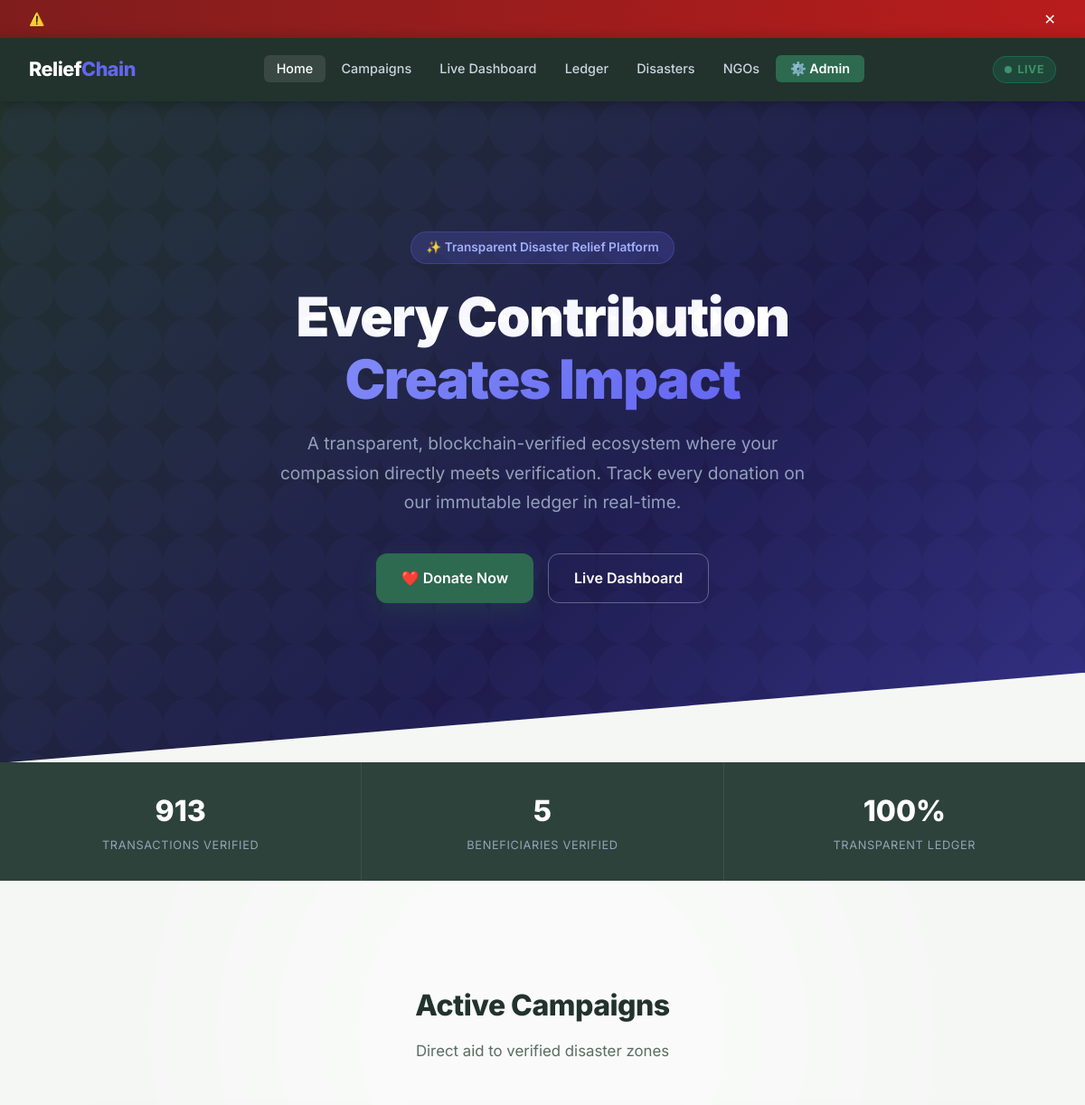
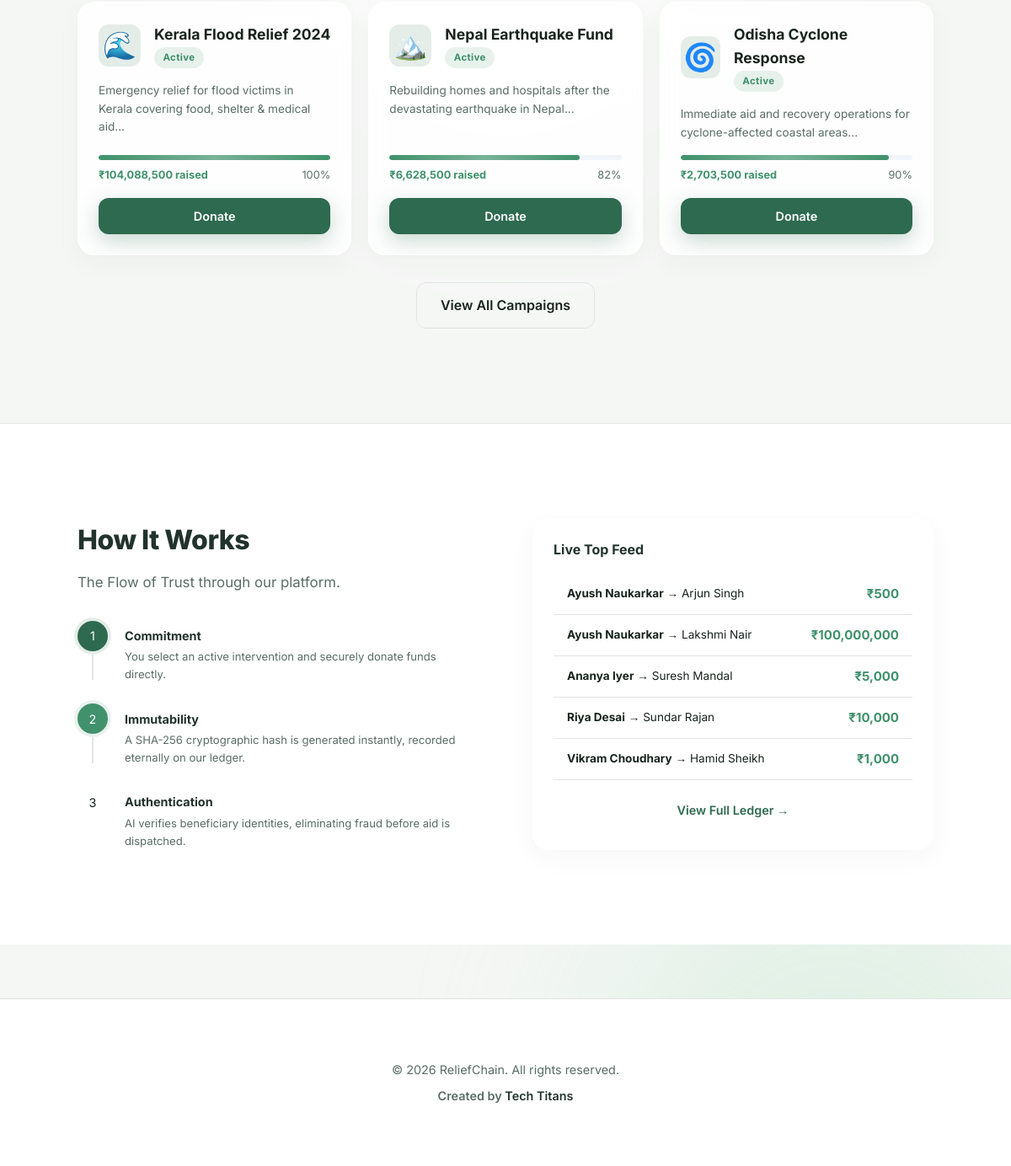
Page /home (signed in) on the committed database (2 pictures, top to bottom).
### tables this page shows
CREATE TABLE campaigns (
            id INTEGER PRIMARY KEY AUTOINCREMENT,
            name TEXT NOT NULL,
            description TEXT,
            target_amount INTEGER DEFAULT 1000000,
            raised_amount INTEGER DEFAULT 0,
            beneficiary_count INTEGER DEFAULT 0,
            region TEXT,
            category TEXT,
            status TEXT DEFAULT 'active',
            image_icon TEXT DEFAULT '🌊',
            created_at DATETIME DEFAULT CURRENT_TIMESTAMP
        );

CREATE TABLE donations (
            id INTEGER PRIMARY KEY AUTOINCREMENT,
            tx_id TEXT UNIQUE NOT NULL,
            donor_name TEXT NOT NULL,
            donor_email TEXT,
            amount INTEGER NOT NULL,
            campaign_id INTEGER,
            beneficiary TEXT,
            status TEXT DEFAULT 'completed',
            transaction_hash TEXT,
            payment_method TEXT DEFAULT 'UPI',
            timestamp DATETIME DEFAULT CURRENT_TIMESTAMP,
            FOREIGN KEY (campaign_id) REFERENCES campaigns(id)
        );

### app.py (the view)
@app.route('/home')
def home():
    db = get_db()
    c = db.cursor()
    c.execute("SELECT SUM(amount) as total, COUNT(*) as cnt FROM donations")
    row = c.fetchone()
    c.execute("SELECT COUNT(*) as cnt FROM beneficiaries WHERE status='verified'")
    ben_verified = c.fetchone()['cnt']
    c.execute("SELECT * FROM campaigns WHERE status='active' LIMIT 3")
    featured_campaigns = c.fetchall()
    c.execute("SELECT * FROM donations ORDER BY timestamp DESC LIMIT 5")
    recent = c.fetchall()
    return render_template('index.html',
                           total_donations=int(row['total'] or 0),
                           total_txns=int(row['cnt'] or 0),
                           ben_verified=ben_verified,
                           featured_campaigns=featured_campaigns,
                           recent_donations=recent)

### app.py (called while the page is built)
@app.context_processor
def inject_now():
    return {'now': _dt.now}

def get_db():
    db = getattr(g, '_database', None)
    if db is None:
        db = g._database = sqlite3.connect(DATABASE, check_same_thread=False)
        db.row_factory = sqlite3.Row
    return db

@app.teardown_appcontext
def close_connection(exception):
    db = getattr(g, '_database', None)
    if db is not None:
        db.close()

### templates/index.html (shortened to what this page needs)
{% extends 'base.html' %}
{% block content %}
<section class="hero text-center">
    <div class="container z-1">
        <div class="hero-tag">
            ✨ Transparent Disaster Relief Platform
        </div>
        <h1>Every Contribution <br><span>Creates Impact</span></h1>
        <p>A transparent, blockchain-verified ecosystem where your compassion directly meets verification. Track every donation on our immutable ledger in real-time.</p>
        <div class="hero-buttons">
            <a href="{{ url_for('donate') }}" class="btn btn-primary btn-lg">❤️ Donate Now</a>
            <a href="{{ url_for('public_dashboard') }}" class="btn btn-outline-white btn-lg">Live Dashboard</a>
        </div>
    </div>
</section>
<div class="stats-strip">
    <div class="stat-strip-item">
        <span class="val">{{ total_txns }}</span>
        <span class="lbl">Transactions Verified</span>
    </div>
    <div class="stat-strip-item">
        <span class="val">{{ ben_verified }}</span>
        <span class="lbl">Beneficiaries Verified</span>
    </div>
    <div class="stat-strip-item">
        <span class="val">100%</span>
        <span class="lbl">Transparent Ledger</span>
    </div>
</div>
<section class="section">
    <div class="container">
        <div class="page-header" style="justify-content:center;text-align:center;display:block;">
            <h2 class="section-title">Active Campaigns</h2>
            <p class="section-sub">Direct aid to verified disaster zones</p>
        </div>
        <div class="stats-grid" style="grid-template-columns: repeat(auto-fit, minmax(280px, 1fr));">
            {% for c in featured_campaigns %}
            {% set pct = [(c.raised_amount / c.target_amount * 100)|int, 100]|min %}
            <div class="card" style="display:flex;flex-direction:column;gap:1rem;">
                <div style="display:flex;gap:1rem;align-items:center;">
                    <div style="font-size:2rem;background:var(--accent-light);width:50px;height:50px;border-radius:12px;display:flex;align-items:center;justify-content:center;">{{ c.image_icon }}</div>
                    <div>
                        <h3 style="font-size:1.1rem;font-weight:700;"><a href="{{ url_for('campaign_detail', cid=c.id) }}" style="color:inherit;text-decoration:none;">{{ c.name }}</a></h3>
                        <span class="badge badge-{% if c.status == 'active' %}success{% else %}muted{% endif %}">{{ c.status|capitalize }}</span>
                    </div>
                </div>
                <p class="text-muted text-sm line-clamp-3" style="flex:1;">{{ c.description[:120] }}...</p>
                <div>
                    <div class="progress-bar-wrap" style="height:6px;border-radius:4px;"><div class="progress-bar" style="width:{{ pct }}%;border-radius:4px;background:var(--success);"></div></div>
                    <div style="display:flex;justify-content:space-between;margin-top:0.4rem;font-size:0.8rem;">
                        <span style="font-weight:700;color:var(--success);">₹{{ '{:,.0f}'.format(c.raised_amount) }} raised</span>
                        <span class="text-muted">{{ pct }}%</span>
                    </div>
                </div>
                <a href="{{ url_for('donate') }}?campaign={{ c.id }}" class="btn btn-primary btn-block">Donate</a>
            </div>
            {% endfor %}
        </div>
        <div class="text-center" style="margin-top:2rem;">
            <a href="{{ url_for('campaigns') }}" class="btn btn-outline btn-lg">View All Campaigns</a>
        </div>
    </div>
</section>
<section class="section" style="background:#fff;border-top:1px solid var(--border);">
    <div class="container grid-2" style="gap:4rem;">
        <div>
            <h2 class="section-title">How It Works</h2>
            <p class="section-sub" style="margin-bottom:1.5rem;">The Flow of Trust through our platform.</p>
            <div class="timeline" style="margin-top:2rem;">
                <div class="timeline-item">
                    <div class="timeline-marker">
                        <div class="timeline-dot active">1</div>
                        <div class="timeline-line"></div>
                    </div>
                    <div class="timeline-content">
                        <h4>Commitment</h4>
                        <p>You select an active intervention and securely donate funds directly.</p>
                    </div>
                </div>
                <div class="timeline-item">
                    <div class="timeline-marker">
                        <div class="timeline-dot done">2</div>
                        <div class="timeline-line"></div>
                    </div>
                    <div class="timeline-content">
                        <h4>Immutability</h4>
                        <p>A SHA-256 cryptographic hash is generated instantly, recorded eternally on our ledger.</p>
                    </div>
                </div>
                <div class="timeline-item">
                    <div class="timeline-marker">
                        <div class="timeline-dot">3</div>
                        <div class="timeline-line" style="background:transparent;"></div>
                    </div>
                    <div class="timeline-content">
                        <h4>Authentication</h4>
                        <p>AI verifies beneficiary identities, eliminating fraud before aid is dispatched.</p>
                    </div>
                </div>
            </div>
        </div>
        <div class="card">
            <h3 class="card-title" style="margin-bottom:1rem;">Live Top Feed</h3>
            <div id="simple-feed">
                {% for d in recent_donations[:6] %}
                <div style="padding:0.75rem 1rem;border-bottom:1px solid var(--border);display:flex;justify-content:space-between;align-items:center;">
                    <span class="text-sm"><strong>{{ d.donor_name }}</strong> → {{ d.beneficiary or 'General Fund' }}</span>
                    <span style="color:var(--success);font-weight:700;">₹{{ '{:,.0f}'.format(d.amount) }}</span>
                </div>
                {% endfor %}
            </div>
            <a href="{{ url_for('ledger') }}" style="display:block;margin-top:1.5rem;color:var(--accent);font-weight:600;text-align:center;font-size:0.9rem;">View Full Ledger →</a>
        </div>
    </div>
</section>
{% endblock %}

### rows in the picture
campaigns: image_icon "🌊", name "Kerala Flood Relief 2024", status "Active", description "Emergency relief for flood victims in Kerala covering food, shelter & medical aid", raised_amount "104,088,500", pct "100"
campaigns: image_icon "🏔️", name "Nepal Earthquake Fund", status "Active", description "Rebuilding homes and hospitals after the devastating earthquake in Nepal", raised_amount "6,628,500", pct "82"
campaigns: image_icon "🌀", name "Odisha Cyclone Response", status "Active", description "Immediate aid and recovery operations for cyclone-affected coastal areas", raised_amount "2,703,500", pct "90"
donations: donor_name "Ayush Naukarkar", beneficiary "Arjun Singh", amount "500"
donations: donor_name "Ayush Naukarkar", beneficiary "Lakshmi Nair", amount "100,000,000"
donations: donor_name "Ananya Iyer", beneficiary "Suresh Mandal", amount "5,000"
donations: donor_name "Riya Desai", beneficiary "Sundar Rajan", amount "10,000"
donations: donor_name "Vikram Choudhary", beneficiary "Hamid Sheikh", amount "1,000"

### other values in the picture
{{ total_txns }} "913"
{{ ben_verified }} "5"
